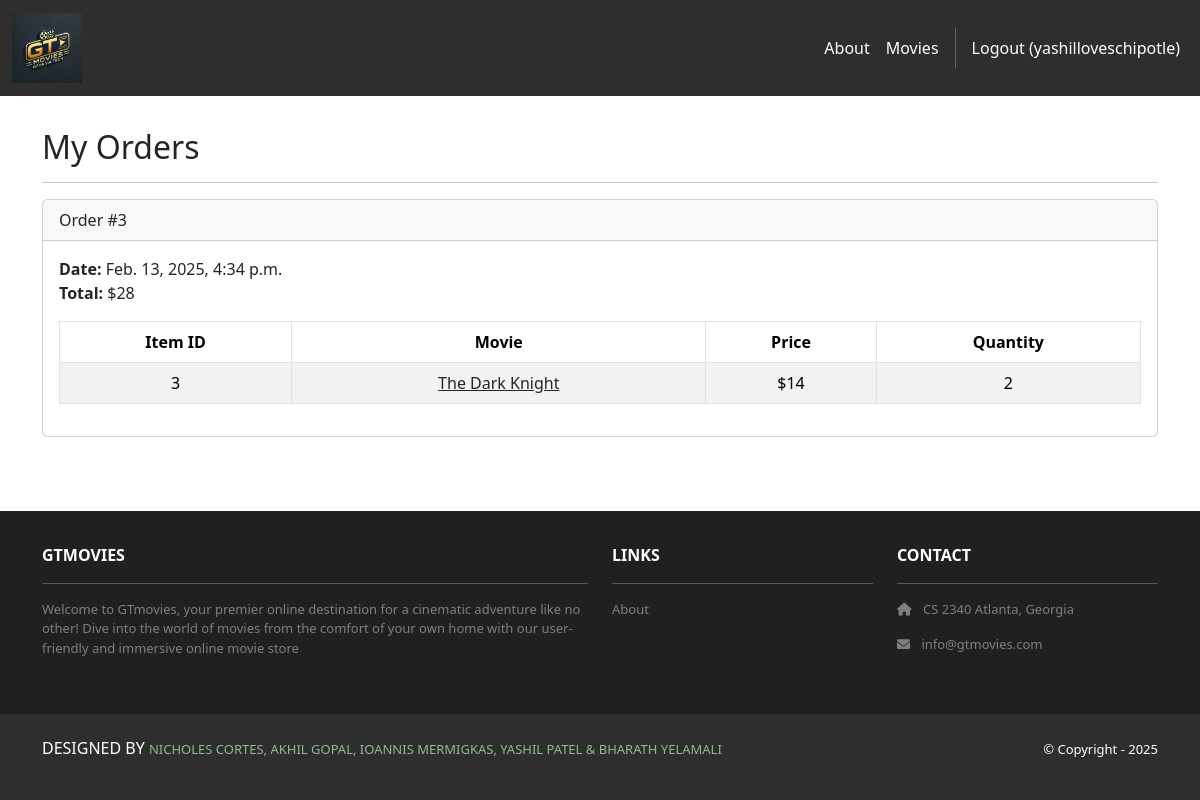
The app's page /accounts/orders/ (signed in), older data.
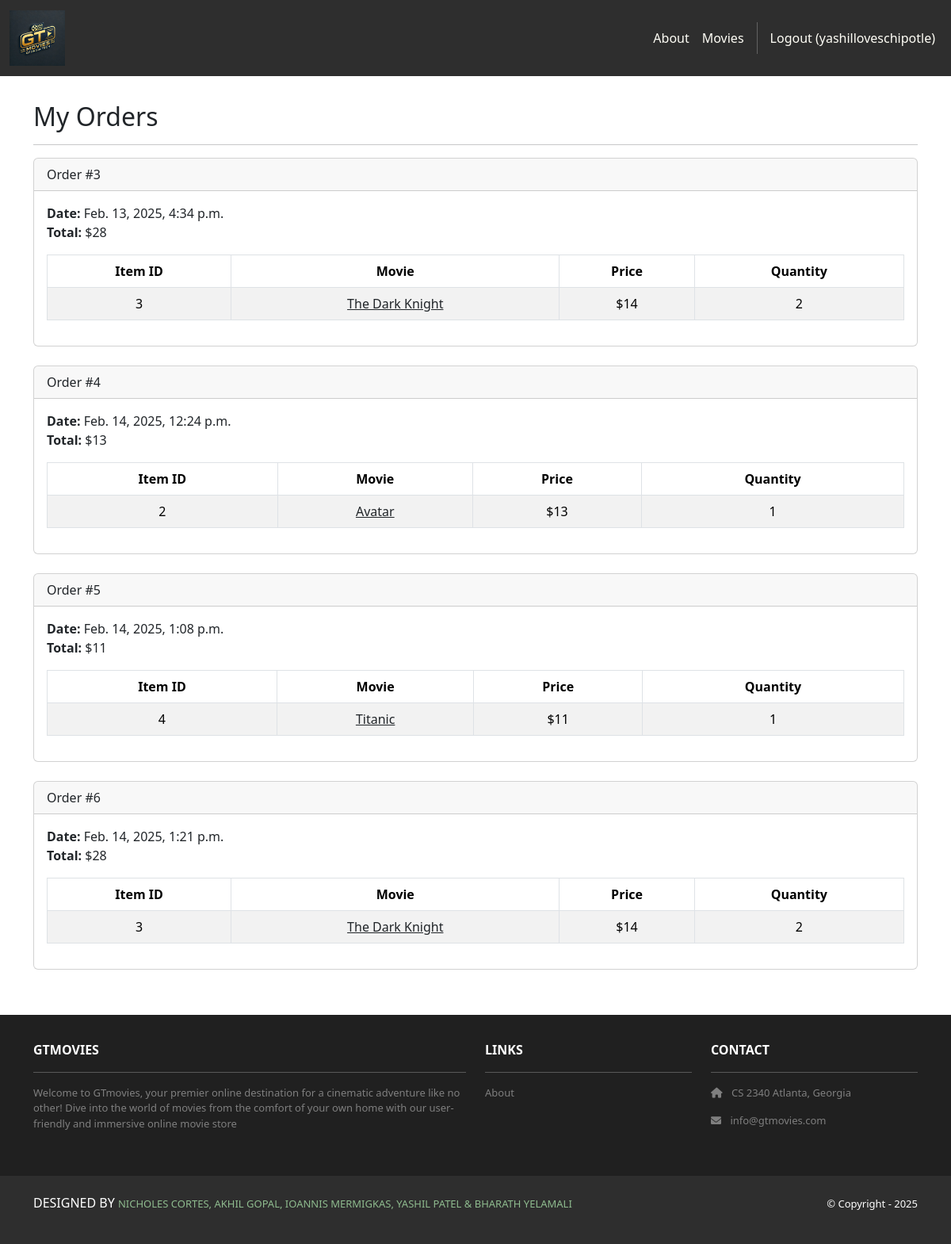
The same page, newer data.
### cart/models.py (models this page shows, shortened)
class Order(models.Model):
    id = models.AutoField(primary_key=True)
    total = models.IntegerField()
    date = models.DateTimeField(auto_now_add=True)
    user = models.ForeignKey(User, on_delete=models.CASCADE)

class Item(models.Model):
    id = models.AutoField(primary_key=True)
    price = models.IntegerField()
    quantity = models.IntegerField()
    order = models.ForeignKey(Order, on_delete=models.CASCADE)
    movie = models.ForeignKey(Movie, on_delete=models.CASCADE)

### movies/models.py (models this page shows, shortened)
class Movie(models.Model):
    id = models.AutoField(primary_key=True)
    name = models.CharField(max_length=255)
    price = models.IntegerField()
    description = models.TextField()
    image = models.ImageField(upload_to='movie_images/')

### accounts/views.py (the view)
# urls.py: path('orders/', views.orders, name='accounts.orders'),
@login_required
def orders(request):
    template_data = {}
    template_data['title'] = 'Orders'
    template_data['orders'] = request.user.order_set.all()
    return render(request, 'accounts/orders.html',
        {'template_data': template_data})

### accounts/templates/accounts/orders.html
{% extends 'base.html' %}
{% block content %}
<div class="p-3">
  <div class="container">
    <div class="row mt-3">
      <div class="col mx-auto mb-3">
        <h2>My Orders</h2>
        <hr />
        {% for order in template_data.orders %}
        <div class="card mb-4">
          <div class="card-header">
            Order #{{ order.id }}
          </div>
          <div class="card-body">
            <b>Date:</b> {{ order.date }}<br />
            <b>Total:</b> ${{ order.total }}<br />
            <table class="table table-bordered
              table-striped text-center mt-3">
              <thead>
                <tr>
                  <th scope="col">Item ID</th>
                  <th scope="col">Movie</th>
                  <th scope="col">Price</th>
                  <th scope="col">Quantity</th>
                </tr>
              </thead>
              <tbody>
                {% for item in order.item_set.all %}
                <tr>
                  <td>{{ item.movie.id }}</td>
                  <td>
                    <a class="link-dark"
                      href="{% url 'movies.show'
                      id=item.movie.id %}">
                      {{ item.movie.name }}
                    </a>
                  </td>
                  <td>${{ item.movie.price }}</td>
                  <td>{{ item.quantity }}</td>
                </tr>
                {% endfor %}
              </tbody>
            </table>
          </div>
        </div>
        {% endfor %}
      </div>
    </div>
  </div>
</div>
{% endblock content %}

### GTmovies/templates/base.html (shortened to what this page needs)
<!DOCTYPE html>
<html>
    {% load static %}
    <head>
        <link href="https://cdn.jsdelivr.net/npm/bootstrap@5.3.3/dist/css/bootstrap.min.css" rel="stylesheet">
        <link rel="stylesheet" href="https://cdnjs.cloudflare.com/ajax/libs/font-awesome/6.0.0/css/all.min.css">
        <link rel="stylesheet" type="text/css" href="{% static 'css/style.css' %}">
    </head>
    <body>
        <nav class="navbar navbar-expand-lg navbar-dark bg-dark">
            <div class="container-fluid">
                <a class="navbar-brand" href="#">
                    <img src="{% static 'img/logo.webp' %}" height = "70" alt="Logo" class="my-logo">
                </a>
                <div class="collapse navbar-collapse" id="navbarNav">
                    <ul class="navbar-nav ms-auto">
                        <li class="nav-item">
                            <a class="nav-link" href="{% url 'home.about' %}">About</a>
                        </li>
                        <li class="nav-item">
                            <a class="nav-link" href="{% url 'movies.index' %}">Movies</a>
                        </li>
                        {% if user.is_authenticated %}
                            <li class="nav-item">
                                <a class="nav-link" href="{% url 'accounts.logout' %}">Logout ({{ user.username }})</a>
                            </li>
                        {% endif %}
                    </ul>
                </div>
            </div>
        </nav>
        <div class="main-content">
            {% block content %}
            {% endblock %}
        </div>
        <section class="p-3 ms-footer d-none d-md-block">
            <div class="container">
                <div class="row mt-3 text-white">
                    <div class="col-md-6 col-lg-6 col-xl-6 mx-auto mb-4">
                        <b>GTMOVIES</b>
                        <hr/>
                        <p>
                            Welcome to GTmovies, your premier online destination for a cinematic
                            adventure like no other! Dive into the world of movies from the
                            comfort of your own home with our user-friendly and immersive online
                            movie store
                        </p>
                    </div>
                    <div class="col-md-3 col-lg-3 col-xl-3 mx-auto mb-4">
                        <b>LINKS</b>
                        <hr />
                        <p>
                            <a class="nav-link" href="{% url 'home.about' %}">About</a>
                        </p>
                    </div>
                    <div class="col-md-3 col-lg-3 col-xl-3 mx-auto mb-4">
                        <b>CONTACT</b>
                        <hr />
                        <p>
                            <i class="fas fa-home me-2"></i>
                            CS 2340 Atlanta, Georgia
                        </p>
                        <p>
                            <i class="fas fa-envelope me-2"></i>
                                info@gtmovies.com
                        </p>
                    </div>
                </div>
            </div>
        </section>
        <section class="p-3 ms-footer-bottom bg-dark">
            <div class="container d-flex justify-content-between">
                <div class="me-5 text-white">
                    <p>
                        DESIGNED BY
                        <span style="color:darkseagreen">
                            NICHOLES CORTES,
                            AKHIL GOPAL,
                            IOANNIS MERMIGKAS,
                            YASHIL PATEL &
                            BHARATH YELAMALI
                        </span>
                    </p>
                </div>
                <div class="text-white">
                    <span>© Copyright - 2025</span>
                </div>
            </div>
        </section>
    </body>
</html>

### GTmovies/static/css/style.css (style rules this page uses)
.navbar a.nav-link { color: #FFFEF6 !important; }
.bg-dark { background-color: #2E2E2E !important; }
.ms-footer { background-color: #202020; }
.ms-footer p { color: #7F7F7F; font-size: 13px; }
.ms-footer-bottom span { font-size: 13px; line-height: 38px; }
html, body { height: 100%; margin: 0; display: flex; flex-direction: column; }
.main-content { flex: 1; }
.ms-footer { margin-top: auto; }
img { max-width: 100%; height: auto; display: block; }
.navbar-brand img { max-width: none !important; height: 70px !important; }
html, body { overflow-x: hidden !important; margin: 0; padding: 0; width: 100vw; }
.navbar, .ms-footer, .ms-footer-bottom { min-width: 100vw !important; width: 100% !important; }

Row changes from the older to the newer data that the page shows:
added Order: id "4", date "Feb. 14, 2025, 12:24 p.m.", total "13"
added Item: movie.id "2", movie.name "Avatar", movie.price "13", quantity "1", shown under "4"
added Order: id "5", date "Feb. 14, 2025, 1:08 p.m.", total "11"
added Item: movie.id "4", movie.name "Titanic", movie.price "11", quantity "1", shown under "5"
added Order: id "6", date "Feb. 14, 2025, 1:21 p.m.", total "28"
added Item: movie.id "3", movie.name "The Dark Knight", movie.price "14", quantity "2", shown under "6"
